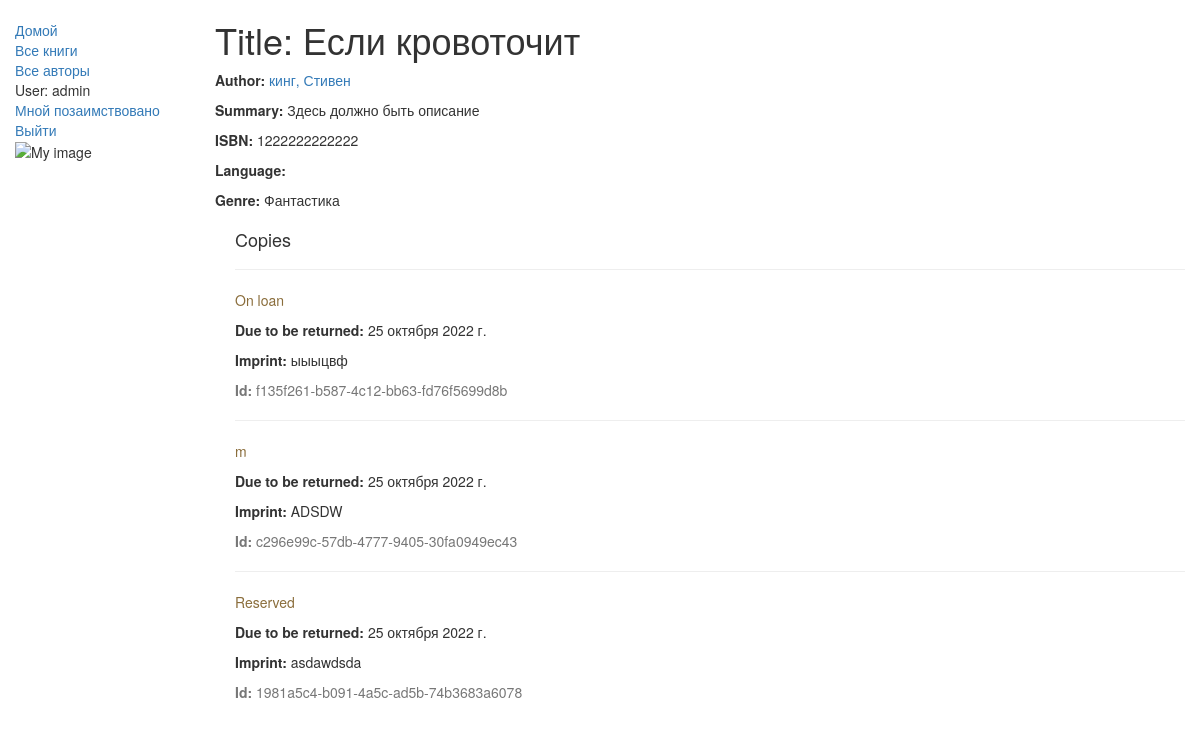
Screenshot of /catalog/book/4 (signed in) with the database file from the repository.
### catalog/models.py (models this page shows, shortened)
class Book(models.Model):
    title = models.CharField(max_length=200)
    author = models.ForeignKey('Author', on_delete=models.SET_NULL, null=True)
    summary = models.TextField(max_length=1000, help_text="Enter a brief description of the book")
    isbn = models.CharField('ISBN', max_length=13,
                            help_text='13 Character <a href= "https://www.isbn-international.org/content/what-isbn"> ISBN number</a>')
    genre = models.ManyToManyField(Genre, help_text="Select a genre for this book")
    def display_genre(self):
        return ', '.join([genre.name for genre in self.genre.all()[:3]])
    display_genre.short_description = 'Genre'

class Author(models.Model):
    first_name = models.CharField(max_length=100)
    last_name = models.CharField(max_length=100)
    date_of_birth = models.DateField(null=True, blank=True)
    date_of_death = models.DateField('Died', null=True, blank=True)
    def __str__(self):
        return '{0}, {1}'.format(self.last_name, self.first_name)

class Genre(models.Model):
    name = models.CharField(max_length=200, help_text="Enter a bookgenre (e.g. Science Fiction, French Poetry etc.)")
    def __str__(self):
        return self.name

class BookInstance(models.Model):
    id = models.UUIDField(primary_key=True, default=uuid.uuid4,
                          help_text="Unique ID for this particular book across whole library")
    book = models.ForeignKey('Book', on_delete=models.RESTRICT, null=True)
    imprint = models.CharField(max_length=200)
    due_back = models.DateField(null=True, blank=True)
    borrower = models.ForeignKey(User, on_delete=models.SET_NULL, null=True, blank=True)
    LOAN_STATUS = (
        ('d', 'Maintenance'),
        ('o', 'On loan'),
        ('a', 'Available'),
        ('r', 'Reserved'),
    )
    status = models.CharField(
        max_length=1,
        choices=LOAN_STATUS,
        blank=True,
        default='d',
        help_text='Book availability')
    class Meta:
        ordering = ['due_back']
        permissions = (("can_mark_returned", "Set book as returned"),)

### catalog/views.py (the view, shortened to what this page needs)
# urls.py: path('book/<int:pk>', views.BookDetailView.as_view(), name='book-detail'),
class BookDetailView(generic.DetailView):
    model = Book

### catalog/templates/catalog/book_detail.html (shortened to what this page needs)
{% extends "base_generic.html" %}
{% block content %}
  <h1>Title: {{ book.title }}</h1>
  <p><strong>Author:</strong> <a href="">{{ book.author }}</a></p>
  <p><strong>Summary:</strong> {{ book.summary }}</p>
  <p><strong>ISBN:</strong> {{ book.isbn }}</p>
  <p><strong>Language:</strong> {{ book.language }}</p>
  <p><strong>Genre:</strong> {% for genre in book.genre.all %} {{ genre }}{% if not forloop.last %}, {% endif %}{% endfor %}</p>
  <div style="margin-left:20px;margin-top:20px">
    <h4>Copies</h4>
    {% for copy in book.bookinstance_set.all %}
    <hr>
    <p class="{% if copy.status == 'a' %}text-success{% elif copy.status == 'd' %}text-danger{% else %}text-warning{% endif %}">{{ copy.get_status_display }}</p>
    {% if copy.status != 'a' %}<p><strong>Due to be returned:</strong> {{copy.due_back}}</p>{% endif %}
    <p><strong>Imprint:</strong> {{copy.imprint}}</p>
    <p class="text-muted"><strong>Id:</strong> {{copy.id}}</p>
    {% endfor %}
  </div>
{% endblock %}

### catalog/templates/base_generic.html (shortened to what this page needs)
<!DOCTYPE html>
<html lang="en">
<head>
    <link rel="stylesheet" href="https://maxcdn.bootstrapcdn.com/bootstrap/3.3.7/css/bootstrap.min.css">
    {% load static %}
    <link rel="stylesheet" href="{% static 'css/styles.css' %}">
</head>
<body>
<div class="container-fluid">
    <div class="row">
        <div class="col-sm-2">
            {% block sidebar %}
            <ul class="sidebar-nav">
                <li><a href="{% url 'index' %}">Домой</a></li>
                <li><a href="{% url 'books' %}">Все книги</a></li>
                <li><a href="{% url 'authors' %}">Все авторы</a></li>
                {% if user.is_authenticated %}
                <li>User: {{ user.get_username }}</li>
                <li><a href="{% url 'my-borrowed' %}">Мной позаимствовано</a></li>
                <li><a href="{% url 'logout'%}?next={{request.path}}">Выйти</a></li>
                {% else %}
                <li><a href="{% url 'login'%}?next={{request.path}}">Логин</a></li>
                {% endif %}
                {% load static %}
                <img src="{% static 'catalog/images/local_library_model_uml.png' %}" alt="My image" style="width:555px;height:540px;"/>
            </ul>
            {% endblock %}
        </div>
        <div class="col-sm-10 ">
            {% block content %}{% endblock %}
        </div>
    </div>
</div>
</body>
</html>

### catalog/static/css/styles.css (style rules this page uses)
.sidebar-nav { margin-top: 20px; padding: 0; list-style: none; }

### rows the page displays
Book: title "Если кровоточит", author "кинг, Стивен", summary "Здесь должно быть описание", isbn "1222222222222"
Genre: name "Фантастика"
BookInstance: status "On loan", due_back "25 октября 2022 г.", imprint "ыыыцвф", id "f135f261-b587-4c12-bb63-fd76f5699d8b"
BookInstance: status "m", due_back "25 октября 2022 г.", imprint "ADSDW", id "c296e99c-57db-4777-9405-30fa0949ec43"
BookInstance: status "Reserved", due_back "25 октября 2022 г.", imprint "asdawdsda", id "1981a5c4-b091-4a5c-ad5b-74b3683a6078"

### other values shown
{{ user.get_username }} "admin"
